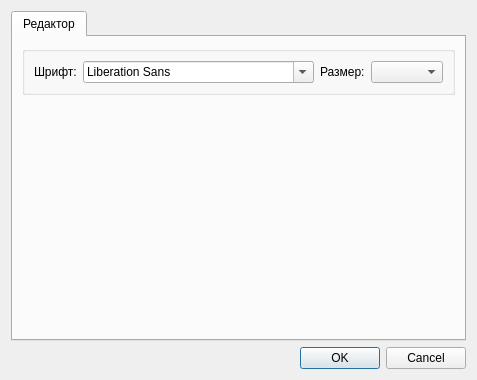
<?xml version="1.0" encoding="UTF-8"?>
<ui version="4.0">
 <class>Options</class>
 <widget class="QDialog" name="Options">
  <property name="geometry">
   <rect>
    <x>0</x>
    <y>0</y>
    <width>461</width>
    <height>380</height>
   </rect>
  </property>
  <property name="windowTitle">
   <string>Настройки</string>
  </property>
  <layout class="QGridLayout" name="gridLayout">
   <item row="0" column="0" colspan="2">
    <widget class="QTabWidget" name="tabWidget">
     <property name="currentIndex">
      <number>0</number>
     </property>
     <widget class="QWidget" name="tab">
      <attribute name="title">
       <string>Редактор</string>
      </attribute>
      <layout class="QFormLayout" name="formLayout">
       <item row="0" column="0" colspan="2">
        <widget class="QGroupBox" name="fontGroupBox">
         <property name="title">
          <string/>
         </property>
         <layout class="QHBoxLayout" name="horizontalLayout">
          <item>
           <widget class="QLabel" name="familyLabel">
            <property name="text">
             <string>Шрифт:</string>
            </property>
           </widget>
          </item>
          <item>
           <widget class="QFontComboBox" name="fontComboBox"/>
          </item>
          <item>
           <widget class="QLabel" name="sizeLabel">
            <property name="text">
             <string>Размер:</string>
            </property>
           </widget>
          </item>
          <item>
           <widget class="QComboBox" name="sizeComboBox"/>
          </item>
         </layout>
        </widget>
       </item>
      </layout>
     </widget>
    </widget>
   </item>
   <item row="1" column="1">
    <widget class="QDialogButtonBox" name="buttonBox">
     <property name="standardButtons">
      <set>QDialogButtonBox::Cancel|QDialogButtonBox::Ok</set>
     </property>
    </widget>
   </item>
  </layout>
 </widget>
 <resources/>
 <connections/>
</ui>
